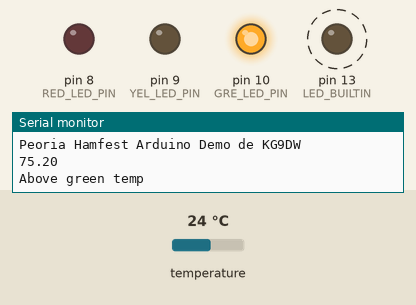
A sketch run on a simulated Arduino Uno, built with avr-gcc and run on an emulated ATmega328P. Parts: output pins drawn as LEDs (lit = HIGH), the last lines printed to the serial monitor. Dashed ring = blinking. The inputs (shaded band) are chosen by the test bench; at power-on: temperature 24 °C.

Above: at 5.9 s.
6.0 s: temperature set to 25.9 °C
9.5 s: temperature set to 27.5 °C
At 10.9 s:
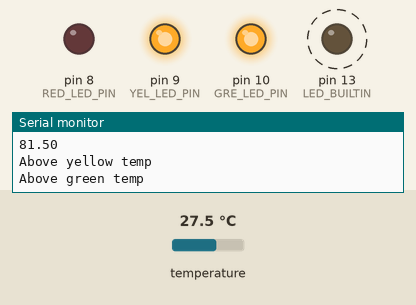
16.0 s: temperature set to 31.6 °C
19.5 s: temperature set to 32.6 °C
At 22.6 s:
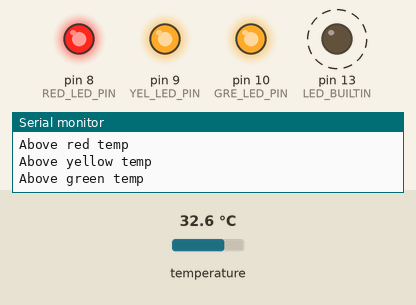
26.0 s: temperature set to 12 °C
At 27.0 s:
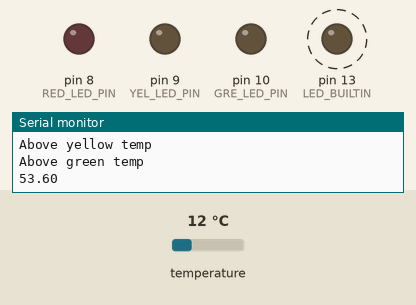
32.5 s: temperature set to 20.7 °C
36.0 s: temperature set to 21.7 °C
At 39.5 s:
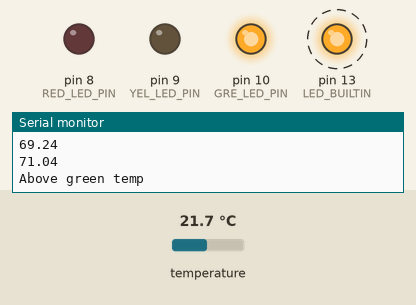
Timing chart, 0 to 43.5 s (numbered marks = the images above; inputs shaded):
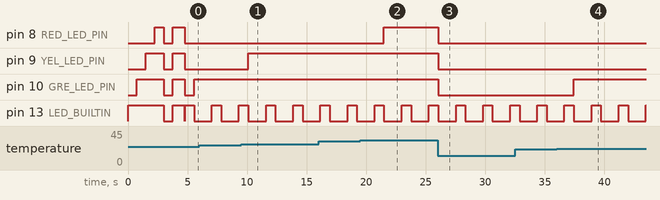

The sketch:

PeoriaHamfestArduino.ino
```cpp
// Peoria HamFest Arduino demo by KG9DW 09/2017
// This demo uses a OneWire temperature probe (DS18B20) and 3 LEDs to demonstrate basic concepts.
// When temperature rises above set thresholds, the LEDs will light.
// Code shows the basic If This Then That (IFTT) functionality.
// This code relies on the modified OneWire library from Josh.com.
// See: https://wp.josh.com/2014/06/23/no-external-pull-up-needed-for-ds18b20-temp-sensor/

#include <OneWire.h>
#include <DallasTemperature.h>

// OneWire data wire is plugged into port 7 on the Arduino
#define ONE_WIRE_BUS 7
#define TEMPERATURE_PRECISION 9

// Define the LED pins and thresholds
#define RED_LED_PIN 8
#define RED_LED_TEMP 90.0

#define YEL_LED_PIN 9
#define YEL_LED_TEMP 80.0

#define GRE_LED_PIN 10
#define GRE_LED_TEMP 70.0


// Setup oneWire instance to communicate with any OneWire devices
OneWire oneWire(ONE_WIRE_BUS);

// Pass oneWire reference to Dallas Temperature.
DallasTemperature sensors(&oneWire);

// Setup - runs once
void setup(void)
{

  // initialize LEDs as output
  pinMode(LED_BUILTIN, OUTPUT);
  pinMode(RED_LED_PIN, OUTPUT);
  pinMode(YEL_LED_PIN, OUTPUT);
  pinMode(GRE_LED_PIN, OUTPUT);

  // start serial port
  Serial.begin(9600);
  Serial.println("Peoria Hamfest Arduino Demo de KG9DW");

  // Test the lights
  digitalWrite(LED_BUILTIN, HIGH);
  delay(750);
  digitalWrite(GRE_LED_PIN, HIGH);
  delay(750);
  digitalWrite(YEL_LED_PIN, HIGH);
  delay(750);
  digitalWrite(RED_LED_PIN, HIGH);
  delay(750);
  digitalWrite(LED_BUILTIN, LOW);
  digitalWrite(RED_LED_PIN, LOW);
  digitalWrite(YEL_LED_PIN, LOW);
  digitalWrite(GRE_LED_PIN, LOW);
  delay(750);
  digitalWrite(LED_BUILTIN, HIGH);
  digitalWrite(RED_LED_PIN, HIGH);
  digitalWrite(YEL_LED_PIN, HIGH);
  digitalWrite(GRE_LED_PIN, HIGH);
  delay(1000);

  // turn off the lights
  digitalWrite(LED_BUILTIN, LOW);
  digitalWrite(RED_LED_PIN, LOW);
  digitalWrite(YEL_LED_PIN, LOW);
  digitalWrite(GRE_LED_PIN, LOW);

  // initialize the sensor
  sensors.begin();

}

// Main loop - runs over and over
void loop(void)
{
  digitalWrite(LED_BUILTIN, HIGH);   // turn the LED on so we know we're running

  // Address of temp sensor found
  DeviceAddress tempDeviceAddress;

  sensors.requestTemperatures(); // Send the command to get temperatures

  // Search the wire for address
  if(sensors.getAddress(tempDeviceAddress, 0))
  {
      float tempC = sensors.getTempC(tempDeviceAddress);
      float tempF = DallasTemperature::toFahrenheit(tempC); // Converts tempC to Fahrenheit

      Serial.println(tempF);
      if (tempF > RED_LED_TEMP) {
        Serial.println("Above red temp");
        digitalWrite(RED_LED_PIN, HIGH);
      } else {
        digitalWrite(RED_LED_PIN, LOW);
      }

      if (tempF > YEL_LED_TEMP) {
        Serial.println("Above yellow temp");
        digitalWrite(YEL_LED_PIN, HIGH);
      } else {
        digitalWrite(YEL_LED_PIN, LOW);
      }

      if (tempF > GRE_LED_TEMP) {
        Serial.println("Above green temp");
        digitalWrite(GRE_LED_PIN, HIGH);
      } else {
        digitalWrite(GRE_LED_PIN, LOW);
      }

  }

	digitalWrite(LED_BUILTIN, LOW);    // turn the LED off
  delay(1500);
}
```

Measured:
- the behaviour switches between 26.6 and 26.7 °C on temperature (found by bisection; images 0 and 1)
- the behaviour switches between 32.2 and 32.3 °C on temperature (found by bisection; images 1 and 2)
- the behaviour switches between 21.1 and 21.2 °C on temperature (found by bisection; images 3 and 4)
- after the input at 9.5 s, pin 9 (YEL_LED_PIN): LOW → HIGH after 0.60 s
- after the input at 19.5 s, pin 8 (RED_LED_PIN): LOW → HIGH after 2.0 s
- after the input at 26.0 s, pin 8 (RED_LED_PIN), pin 9 (YEL_LED_PIN), pin 10 (GRE_LED_PIN): HIGH → LOW at once
- after the input at 36.0 s, pin 10 (GRE_LED_PIN): LOW → HIGH after 1.4 s
- by itself, pin 10 (GRE_LED_PIN): alternates HIGH for 1.0 s and LOW for 0.77 s
